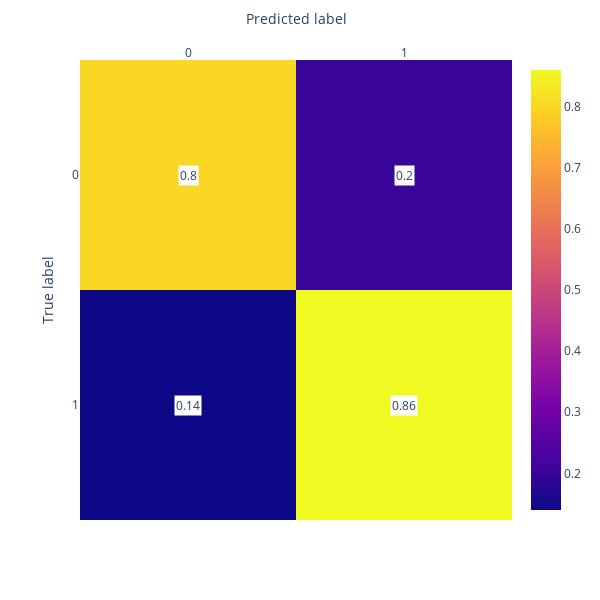

Here is the notebook cell this chart was saved with:
### Code cell
# Matriz de confusión
matrix=confusion_matrix(Ytest,Ypred,normalize='true'
)
z=[matrix[0].round(2),matrix[1].round(2)]
fig = px.imshow(z, aspect="auto",labels=dict(x="Predicted label", y="True label"),x=["0", "1"],y=["0", "1"]
)

#axis_template = dict(showticklabels = False,ticks = '')
fig.update_layout(height=600,width=600,#title="Matriz de confusión normalizada",
# xaxis = axis_template,yaxis = axis_template,
)
fig.update_xaxes(side="top")
for i,r in enumerate(matrix):
    for k,c in enumerate(r):
        fig.add_annotation(x=k,y=i,
                           text='{}'.format(round(c,2)),
                           showarrow=False, bgcolor="white"
    )
                          
fig.show()

### Figure 1 — Plotly figure (JSON) as saved in the notebook; plotly's stock layout.template omitted (floating-point values rounded to 4 significant figures)
{"data": [{"coloraxis": "coloraxis", "hovertemplate": "Predicted label: %{x}<br>True label: %{y}<br>color: %{z}<extra></extra>", "name": "0", "type": "heatmap", "x": ["0", "1"], "xaxis": "x", "y": ["0", "1"], "yaxis": "y", "z": [[0.8, 0.2], [0.14, 0.86]]}], "layout": {"annotations": [{"bgcolor": "white", "showarrow": false, "text": "0.8", "x": 0, "y": 0}, {"bgcolor": "white", "showarrow": false, "text": "0.2", "x": 1, "y": 0}, {"bgcolor": "white", "showarrow": false, "text": "0.14", "x": 0, "y": 1}, {"bgcolor": "white", "showarrow": false, "text": "0.86", "x": 1, "y": 1}], "coloraxis": {"colorscale": [[0, "#0d0887"], [0.1111, "#46039f"], [0.2222, "#7201a8"], [0.3333, "#9c179e"], [0.4444, "#bd3786"], [0.5556, "#d8576b"], [0.6667, "#ed7953"], [0.7778, "#fb9f3a"], [0.8889, "#fdca26"], [1, "#f0f921"]]}, "height": 600, "margin": {"t": 60}, "width": 600, "xaxis": {"anchor": "y", "domain": [0, 1], "side": "top", "title": {"text": "Predicted label"}}, "yaxis": {"anchor": "x", "autorange": "reversed", "domain": [0, 1], "title": {"text": "True label"}}}}
